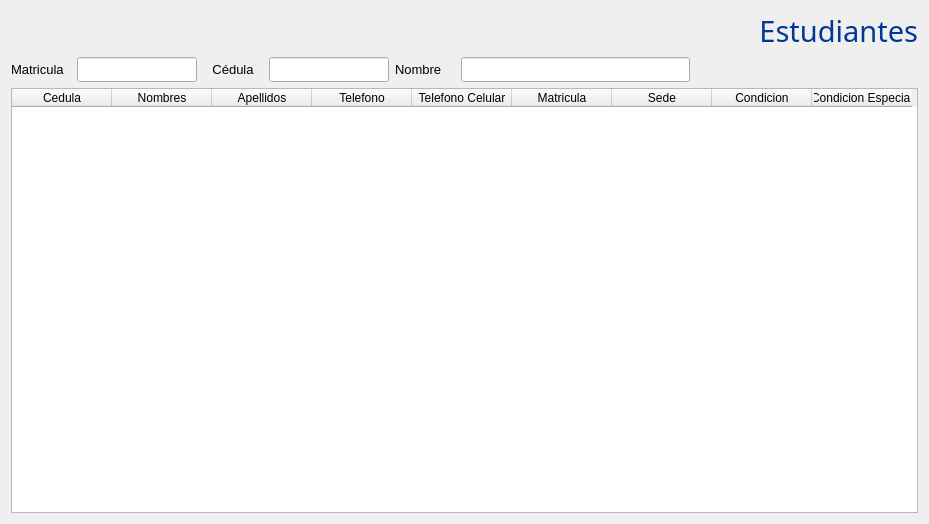
<?xml version="1.0" encoding="UTF-8"?>
<ui version="4.0">
 <class>estudiantes</class>
 <widget class="QWidget" name="estudiantes">
  <property name="geometry">
   <rect>
    <x>0</x>
    <y>0</y>
    <width>929</width>
    <height>524</height>
   </rect>
  </property>
  <property name="windowTitle">
   <string>Form</string>
  </property>
  <layout class="QVBoxLayout" name="verticalLayout">
   <item>
    <widget class="QLabel" name="label">
     <property name="font">
      <font>
       <family>Gill Sans MT</family>
       <pointsize>22</pointsize>
       <weight>50</weight>
       <italic>false</italic>
       <bold>false</bold>
      </font>
     </property>
     <property name="styleSheet">
      <string notr="true">font: 22pt &quot;Gill Sans MT&quot;;
color: rgb(00,56,147);</string>
     </property>
     <property name="text">
      <string>Estudiantes</string>
     </property>
     <property name="alignment">
      <set>Qt::AlignRight|Qt::AlignTrailing|Qt::AlignVCenter</set>
     </property>
    </widget>
   </item>
   <item>
    <layout class="QHBoxLayout" name="horizontalLayout">
     <item>
      <widget class="QLabel" name="label_3">
       <property name="minimumSize">
        <size>
         <width>60</width>
         <height>0</height>
        </size>
       </property>
       <property name="font">
        <font>
         <family>Segoe UI</family>
         <pointsize>10</pointsize>
        </font>
       </property>
       <property name="text">
        <string>Matricula</string>
       </property>
      </widget>
     </item>
     <item>
      <widget class="QLineEdit" name="matricula">
       <property name="maximumSize">
        <size>
         <width>120</width>
         <height>25</height>
        </size>
       </property>
       <property name="font">
        <font>
         <family>Segoe UI</family>
         <pointsize>9</pointsize>
        </font>
       </property>
      </widget>
     </item>
     <item>
      <widget class="QLabel" name="label_2">
       <property name="minimumSize">
        <size>
         <width>60</width>
         <height>0</height>
        </size>
       </property>
       <property name="font">
        <font>
         <family>Segoe UI</family>
         <pointsize>10</pointsize>
        </font>
       </property>
       <property name="text">
        <string>Cédula</string>
       </property>
       <property name="alignment">
        <set>Qt::AlignCenter</set>
       </property>
      </widget>
     </item>
     <item>
      <widget class="QLineEdit" name="cedula">
       <property name="minimumSize">
        <size>
         <width>0</width>
         <height>25</height>
        </size>
       </property>
       <property name="maximumSize">
        <size>
         <width>120</width>
         <height>25</height>
        </size>
       </property>
       <property name="font">
        <font>
         <family>Segoe UI</family>
         <pointsize>9</pointsize>
        </font>
       </property>
      </widget>
     </item>
     <item>
      <widget class="QLabel" name="label_4">
       <property name="minimumSize">
        <size>
         <width>60</width>
         <height>0</height>
        </size>
       </property>
       <property name="font">
        <font>
         <family>Segoe UI</family>
         <pointsize>10</pointsize>
        </font>
       </property>
       <property name="text">
        <string>Nombre</string>
       </property>
      </widget>
     </item>
     <item>
      <widget class="QLineEdit" name="nombre">
       <property name="minimumSize">
        <size>
         <width>0</width>
         <height>25</height>
        </size>
       </property>
      </widget>
     </item>
     <item>
      <spacer name="horizontalSpacer">
       <property name="orientation">
        <enum>Qt::Horizontal</enum>
       </property>
       <property name="sizeHint" stdset="0">
        <size>
         <width>40</width>
         <height>20</height>
        </size>
       </property>
      </spacer>
     </item>
    </layout>
   </item>
   <item>
    <widget class="QTableWidget" name="tabla">
     <property name="font">
      <font>
       <family>Segoe UI</family>
       <pointsize>9</pointsize>
      </font>
     </property>
     <column>
      <property name="text">
       <string>Cedula</string>
      </property>
     </column>
     <column>
      <property name="text">
       <string>Nombres</string>
      </property>
     </column>
     <column>
      <property name="text">
       <string>Apellidos</string>
      </property>
     </column>
     <column>
      <property name="text">
       <string>Telefono</string>
      </property>
     </column>
     <column>
      <property name="text">
       <string>Telefono Celular</string>
      </property>
     </column>
     <column>
      <property name="text">
       <string>Matricula</string>
      </property>
     </column>
     <column>
      <property name="text">
       <string>Sede</string>
      </property>
     </column>
     <column>
      <property name="text">
       <string>Condicion</string>
      </property>
     </column>
     <column>
      <property name="text">
       <string>Condicion Especial</string>
      </property>
     </column>
    </widget>
   </item>
  </layout>
 </widget>
 <resources/>
 <connections/>
</ui>
